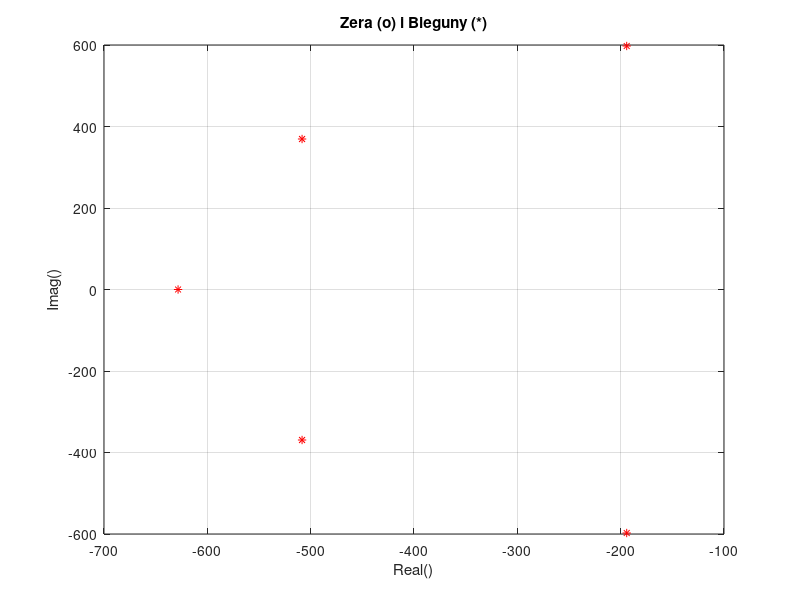
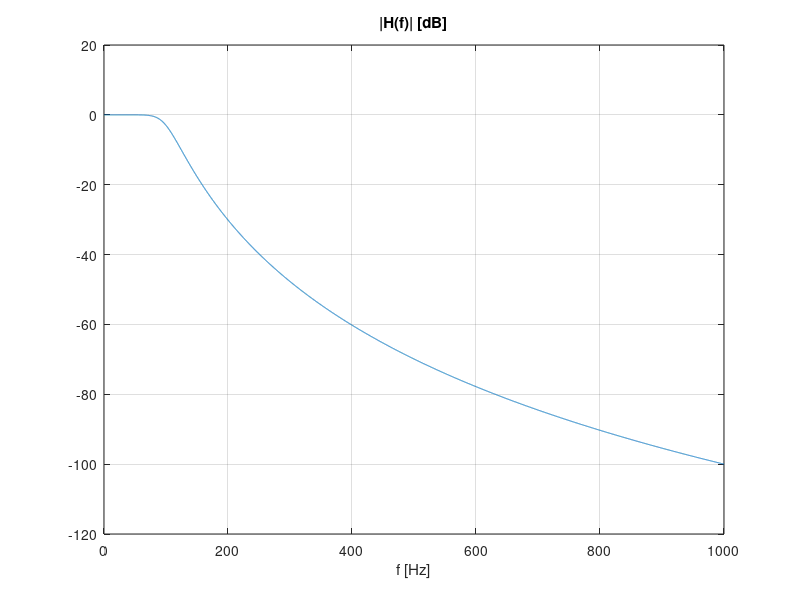
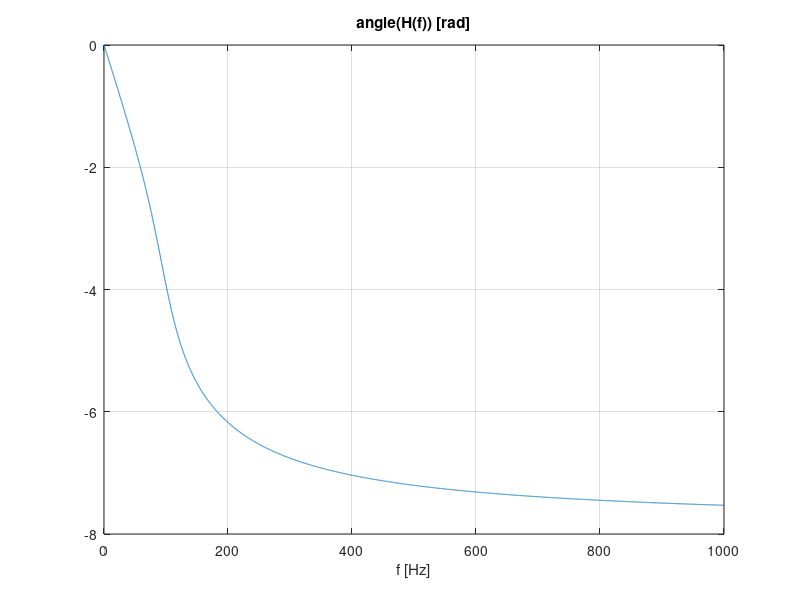

Write the MATLAB code that produced these figures, in order. (Note: this script raises an error after producing the figures.)
% cps_07_analog_butter.m
clear all; close all;

N = 5;                                   % liczba biegunow transmitancji
f0 = 100;                                % czestotliwosc 3dB (odciecia) filtra dolnoprzepustowego
alpha = pi/N;                            % kat "kawalka tortu" (okregu)
beta  = pi/2 + alpha/2 + alpha*(0:N-1);  % katy kolejnych biegunow transmitancji
R = 2*pi*f0;                             % promien okregu
p = R*exp(j*beta);                       % bieguny transmitancji lezace na okregu
z = []; wzm = prod(-p);                  % LOW-PASS:  brak zer tramsitancji, wzmocnienie
%z = zeros(1,N); wzm = 1;                % HIGH-PASS: N zer transmitancji, wzmocnienie
b = wzm*poly(z); a=poly(p);              % [z,p] --> [b,a]
b = real(b);      a=real(a);             %

% ... kontynuacja csp_07_analog_intro.m

figure; plot(real(z),imag(z),'bo', real(p),imag(p),'r*'); grid;
title('Zera (o) i Bieguny (*)'); xlabel('Real()'); ylabel('Imag()'); pause

% Weryfikacja odpowiedzi (charakterystyki) filtra: amplitudowej fazowej, impulsowej, skokowej
f = 0 : 0.1 : 1000;                % czestotliwosc w hercach
w = 2*pi*f;                        % czestotliwosc katowa, pulsacja
s = j*w;                           % zmienna transformacji Laplace'a
H = polyval(b,s) ./ polyval(a,s);  % h(s) --> H(f) dla s=j*w: iloraz dwoch wielomianow
figure; plot(f,20*log10(abs(H))); xlabel('f [Hz]'); title('|H(f)| [dB]'); grid; pause
figure; plot(f,unwrap(angle(H))); xlabel('f [Hz]'); title('angle(H(f)) [rad]'); grid; pause
figure; impulse(b,a); pause        % odpowiedz filtra na pobudzenie impulsowe (z Control Toolbox)
figure; step(b,a); pause           % odpowiedz filtra na pobudzenie skokowe (z Control Toolbox)
